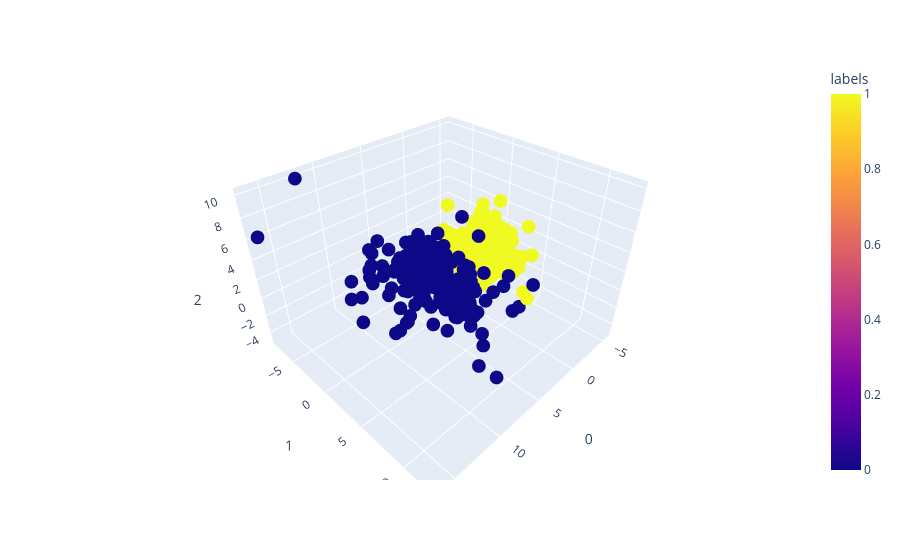

The notebook cell this image was saved under:
### Code cell
df = pd.DataFrame(X_reduced, columns=[0, 1, 2])
df['labels'] = kmeans.labels_

fig = px.scatter_3d(df, x=0, y=1, z=2, color='labels')
fig.show()

### Figure 1 — Plotly figure (JSON) as saved in the notebook; plotly's stock layout.template omitted (floating-point values rounded to 4 significant figures; data arrays with more than 128 entries replaced by an {"elided": "..."} marker saying what was removed)
{"data": [{"hovertemplate": "0=%{x}<br>1=%{y}<br>2=%{z}<br>labels=%{marker.color}<extra></extra>", "legendgroup": "", "marker": {"color": {"elided": "569 int values"}, "coloraxis": "coloraxis", "symbol": "circle"}, "mode": "markers", "name": "", "scene": "scene", "showlegend": false, "type": "scatter3d", "x": {"elided": "569 float values"}, "y": {"elided": "569 float values"}, "z": {"elided": "569 float values"}}], "layout": {"coloraxis": {"colorbar": {"title": {"text": "labels"}}, "colorscale": [[0, "#0d0887"], [0.1111, "#46039f"], [0.2222, "#7201a8"], [0.3333, "#9c179e"], [0.4444, "#bd3786"], [0.5556, "#d8576b"], [0.6667, "#ed7953"], [0.7778, "#fb9f3a"], [0.8889, "#fdca26"], [1, "#f0f921"]]}, "legend": {"tracegroupgap": 0}, "margin": {"t": 60}, "scene": {"domain": {"x": [0, 1], "y": [0, 1]}, "xaxis": {"title": {"text": "0"}}, "yaxis": {"title": {"text": "1"}}, "zaxis": {"title": {"text": "2"}}}}}
